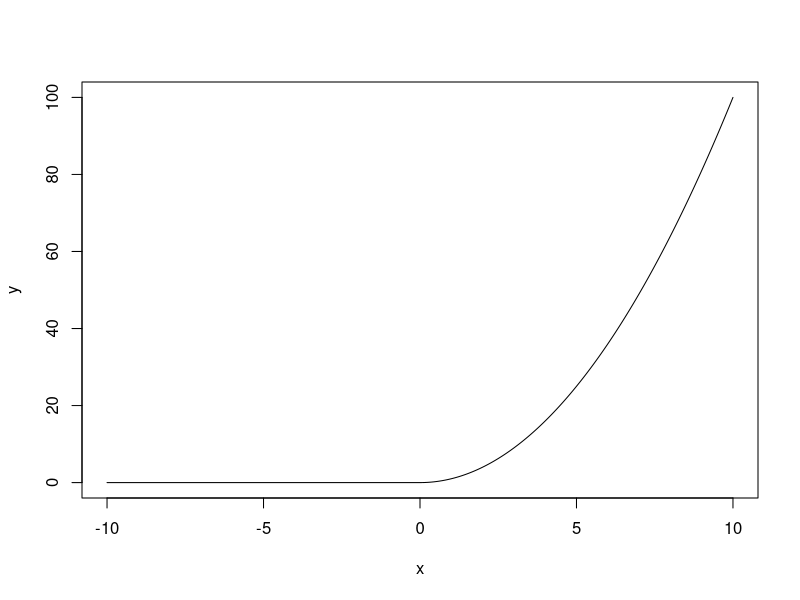
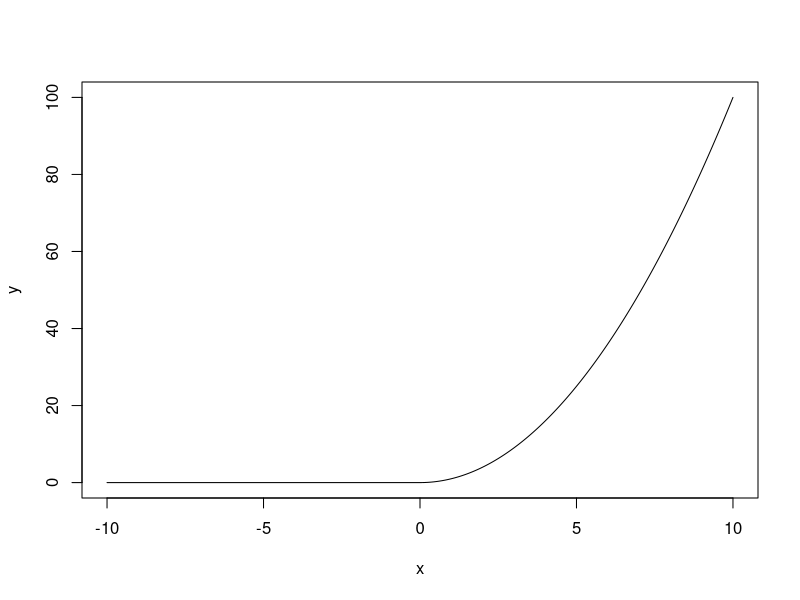
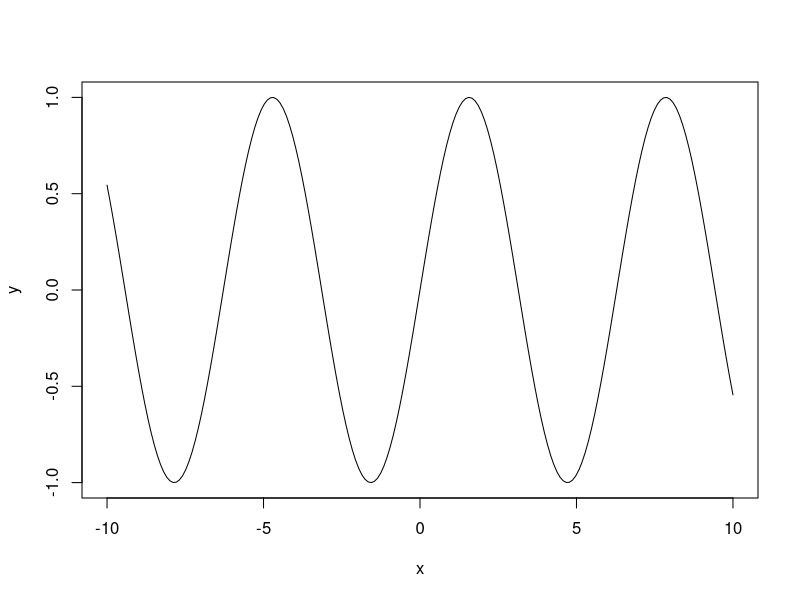
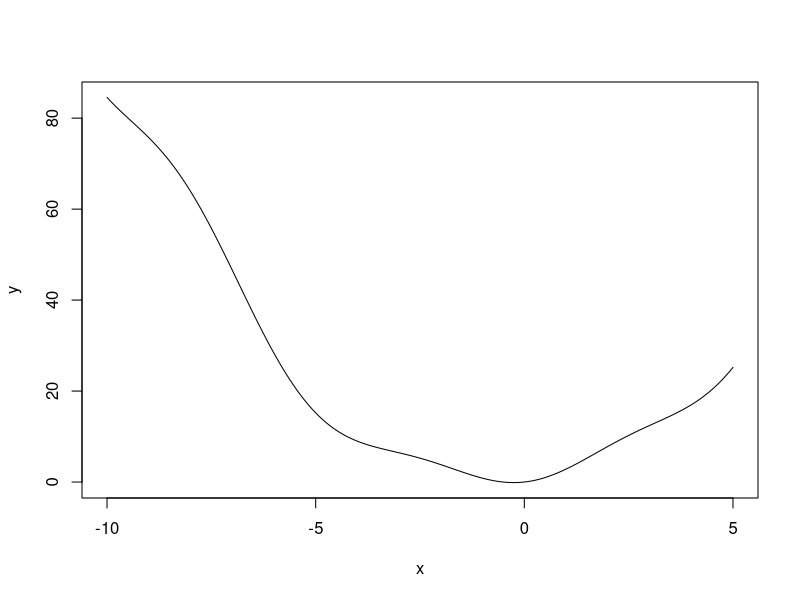
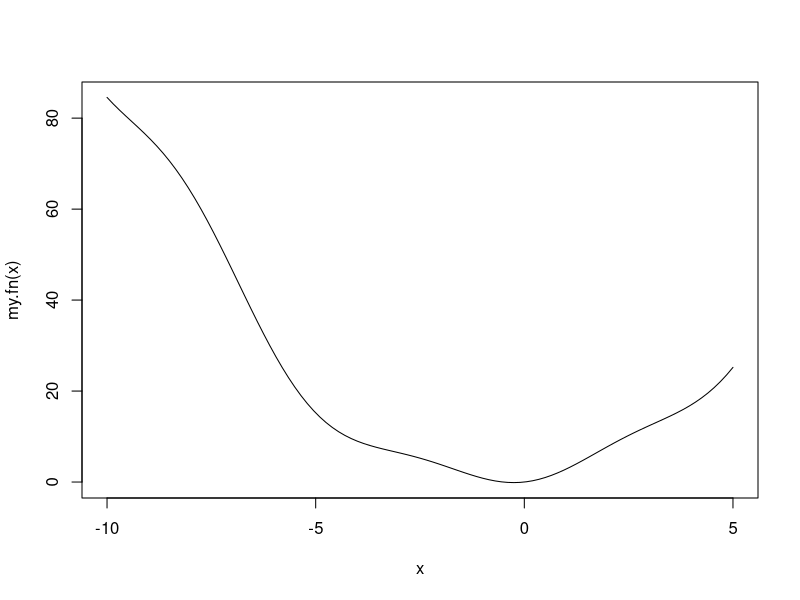

Write the R code that produced these figures, in order.
#MT4113 Practical 1 Additional Practice solutions

#---------------------------------------------------------------------------------
#Part 1

#Question 1
x <- runif(1)
if(x >= 0.5) {
  cat("lucky\n")
} else {
  cat("unlucky\n")
}

#Question 2
x <- seq(-10, 10, by = 0.01)
y <- ifelse(x >= 0, x ^ 2, 0)
plot(x, y, type="l")
#or
x <- seq(-10, 10, by = 0.01)
y <- x ^ 2
y[x < 0] <- 0
plot(x, y, type="l")

#Question 3
#(This is a different way to use switch than in the notes
# - here the x is integer while in the notes it was string)
x <- ceiling(runif(1) * 3)
res <- switch(x, "rainy", "hurricane", "hailstones")
cat(res, "\n")
#or
forecast <- c("rainy", "hurricane", "hailstones")
x <- ceiling(runif(1) * 3)
cat(forecast[x], "\n")

#better solution, suggested by a student in a previous incarnation of this module
x <- c("rainy", "hurricane", "hailstones")
sample(x, 1)

#Question 4
forecast <- c("rainy", "hurricane", "hailstones")
n.forecasts <- 0
repeat {
  x <- ceiling(runif(1) * 3)
  cat(forecast[x], "\n")
  if(x == 1) break
  n.forecasts <- n.forecasts + 1
}
cat("Number of foreasts before first rainy =", n.forecasts, "\n")

#Question 5
forecast <- c("rainy", "hurricane", "hailstones")
n.forecasts <- 0
max.forecasts <- 4
repeat {
  x <- ceiling(runif(1) * 3)
  cat(forecast[x], "\n")
  if((x == 1) | (n.forecasts == max.forecasts - 1)) break
  n.forecasts <- n.forecasts + 1
}
if(x == 1) {
  cat("Number of foreasts before first rainy =", n.forecasts, "\n")
} else {
  cat("Reached maximum number of", max.forecasts, "forecasts without getting rainy\n")
}

#Question 6
x <- matrix(runif(12), 4, 3)
#Slow way
n <- dim(x)[1]
res <- numeric(n)
for(i in 1:n) {
  res[i] <- sum(x[i, ])
}
res
#Faster
apply(x, 1, sum)
#Even faster way to do it
rowSums(x)


#---------------------------------------------------------------------------------
#Part 2

forecast <- function() {
#Purpose: Call this function once to get a weather forecast
#Inputs: none
#Outputs: character string giving forecast
  x <- ceiling(runif(1) * 3)
  res <- switch(x, "rainy", "hurricane", "hailstones")
  return(res)
}

n <- 10
forecasts <- numeric(n)
for(i in 1:n) {
  forecasts[i] <- forecast()
}
print(forecasts)

forecast.v2 <- function() {
#Purpose: One line version of previous function
#Inputs: none
#Outputs: character string giving forecast
  return(switch(sample(1:3, 1), "rainy", "hurricane", "hailstones"))
}

forecast.v3<-function() {
#Purpose: Another (not so neat) one line version of previous function
#Inputs: none
#Outputs: character string giving forecast
  return(switch(ceiling(runif(1, max=3)), "rainy", "hurricane", "hailstones"))
}

#Question 2

forecast<-function(n) {
#Purpose: Call this function to get n weather forecasts
#Inputs: n - number of weather forecasts
#Outputs: vector of weather forecasts
  res <- character(n)
  for(i in 1:n){
    #create each forecast
    x <- sample(1:3, 1)
    res[i] <- switch(x, "rainy", "hurricane", "hailstones")
  }
  return(res)
}

forecast.v2 <- function(n) {
#Purpose: Call this function to get n weather forecasts
#Inputs: n - number of weather forecasts
#Outputs: vector of weather forecasts
#Implementation note - this is a faster, vectorized version of the previous function
  res <- character(n)
  x <- sample(1:3, n, replace = TRUE)
  res[x == 1] <- "rainy"
  res[x == 2] <- "hurricane"
  res[x == 3] <- "hailstones"
  return(res)
}

#Question 3

plot.quadratic <- function(limits = c(-10, 10)) {
#Purpose: Plots the quadratic function within limits
#Inputs: limits - a vector of length 2 containing the limits for plotting
#Outputs: A plot, but nothing else
  
  #Error checking on inpus should go here!
  
  #Do the plot
  x <- seq(limits[1], limits[2], length=200)
  y <- x ^ 2
  plot(x, y, type='l')

  #Return nothing
  invisible(NULL)
}

#Question 4

plot.function<-function(limits = c(-10, 10), fn){
#Purpose: Plots the quadratic function within limits
#Inputs: 
#  limits - a vector of length 2 containing the limits for plotting
#  fn - a function that accepts a vector of inputs (the x axis) and 
#        returns a vector of outputs (the y axis)
#Outputs: 
#  A plot, but nothing else
  
  #Error checking on inputs should go here!
  
  #Do the plot
  x <- seq(limits[1], limits[2], length = 200)
  y <- fn(x)
  plot(x, y, type='l')
  
  #Return nothing
  invisible(NULL)
}

#Note in the above it would be nicer to have the fn argument first as it does not have
# a default

#try it out
plot.function(fn = sin)

#try with a user-defined function
my.fn <- function(x) {
  return(x + x ^ 2 + x * sin(x))
}
plot.function(c(-10,5), fn = my.fn)

#a student suggested that curve does the same thing:
curve(my.fn, -10, 5)
#You could put that into a function if you like, but it's 
# hardly worth it:
plot.function.v2 <- function(limits = c(-10, 10), fn) {
#version of the above function that uses curve
#Error checking on inputs should go here!
  
  curve(fn, limits[1], limits[2])
  
  #Return nothing
  invisible(NULL)
}
